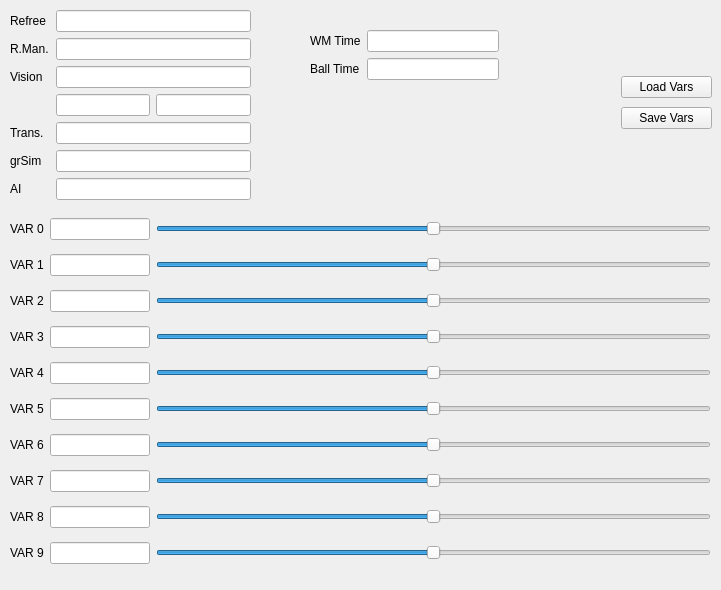
      <widget class="QWidget" name="tabStat">
       <attribute name="title">
        <string>Statistics</string>
       </attribute>
       <widget class="QWidget" name="layoutWidget">
        <property name="geometry">
         <rect>
          <x>10</x>
          <y>210</y>
          <width>701</width>
          <height>371</height>
         </rect>
        </property>
        <layout class="QVBoxLayout" name="verticalLayout_8">
         <item>
          <layout class="QHBoxLayout" name="horizontalLayout_11">
           <item>
            <widget class="QLabel" name="label_10">
             <property name="text">
              <string>VAR 0</string>
             </property>
            </widget>
           </item>
           <item>
            <widget class="QLineEdit" name="txtvar0">
             <property name="maximumSize">
              <size>
               <width>100</width>
               <height>16777215</height>
              </size>
             </property>
            </widget>
           </item>
           <item>
            <widget class="QSlider" name="spnvar0">
             <property name="minimum">
              <number>-1000</number>
             </property>
             <property name="maximum">
              <number>1000</number>
             </property>
             <property name="orientation">
              <enum>Qt::Horizontal</enum>
             </property>
            </widget>
           </item>
          </layout>
         </item>
         <item>
          <layout class="QHBoxLayout" name="horizontalLayout_2">
           <item>
            <widget class="QLabel" name="label">
             <property name="text">
              <string>VAR 1</string>
             </property>
            </widget>
           </item>
           <item>
            <widget class="QLineEdit" name="txtvar1">
             <property name="maximumSize">
              <size>
               <width>100</width>
               <height>16777215</height>
              </size>
             </property>
            </widget>
           </item>
           <item>
            <widget class="QSlider" name="spnvar1">
             <property name="minimum">
              <number>-1000</number>
             </property>
             <property name="maximum">
              <number>1000</number>
             </property>
             <property name="orientation">
              <enum>Qt::Horizontal</enum>
             </property>
            </widget>
           </item>
          </layout>
         </item>
         <item>
          <layout class="QHBoxLayout" name="horizontalLayout_3">
           <item>
            <widget class="QLabel" name="label_2">
             <property name="text">
              <string>VAR 2</string>
             </property>
            </widget>
           </item>
           <item>
            <widget class="QLineEdit" name="txtvar2">
             <property name="maximumSize">
              <size>
               <width>100</width>
               <height>16777215</height>
              </size>
             </property>
            </widget>
           </item>
           <item>
            <widget class="QSlider" name="spnvar2">
             <property name="minimum">
              <number>-1000</number>
             </property>
             <property name="maximum">
              <number>1000</number>
             </property>
             <property name="orientation">
              <enum>Qt::Horizontal</enum>
             </property>
            </widget>
           </item>
          </layout>
         </item>
         <item>
          <layout class="QHBoxLayout" name="horizontalLayout_4">
           <item>
            <widget class="QLabel" name="label_3">
             <property name="text">
              <string>VAR 3</string>
             </property>
            </widget>
           </item>
           <item>
            <widget class="QLineEdit" name="txtvar3">
             <property name="maximumSize">
              <size>
               <width>100</width>
               <height>16777215</height>
              </size>
             </property>
            </widget>
           </item>
           <item>
            <widget class="QSlider" name="spnvar3">
             <property name="minimum">
              <number>-1000</number>
             </property>
             <property name="maximum">
              <number>1000</number>
             </property>
             <property name="orientation">
              <enum>Qt::Horizontal</enum>
             </property>
            </widget>
           </item>
          </layout>
         </item>
         <item>
          <layout class="QHBoxLayout" name="horizontalLayout_5">
           <item>
            <widget class="QLabel" name="label_4">
             <property name="text">
              <string>VAR 4</string>
             </property>
            </widget>
           </item>
           <item>
            <widget class="QLineEdit" name="txtvar4">
             <property name="maximumSize">
              <size>
               <width>100</width>
               <height>16777215</height>
              </size>
             </property>
            </widget>
           </item>
           <item>
            <widget class="QSlider" name="spnvar4">
             <property name="minimum">
              <number>-1000</number>
             </property>
             <property name="maximum">
              <number>1000</number>
             </property>
             <property name="orientation">
              <enum>Qt::Horizontal</enum>
             </property>
            </widget>
           </item>
          </layout>
         </item>
         <item>
          <layout class="QHBoxLayout" name="horizontalLayout_6">
           <item>
            <widget class="QLabel" name="label_5">
             <property name="text">
              <string>VAR 5</string>
             </property>
            </widget>
           </item>
           <item>
            <widget class="QLineEdit" name="txtvar5">
             <property name="maximumSize">
              <size>
               <width>100</width>
               <height>16777215</height>
              </size>
             </property>
            </widget>
           </item>
           <item>
            <widget class="QSlider" name="spnvar5">
             <property name="minimum">
              <number>-1000</number>
             </property>
             <property name="maximum">
              <number>1000</number>
             </property>
             <property name="orientation">
              <enum>Qt::Horizontal</enum>
             </property>
            </widget>
           </item>
          </layout>
         </item>
         <item>
          <layout class="QHBoxLayout" name="horizontalLayout_7">
           <item>
            <widget class="QLabel" name="label_6">
             <property name="text">
              <string>VAR 6</string>
             </property>
            </widget>
           </item>
           <item>
            <widget class="QLineEdit" name="txtvar6">
             <property name="maximumSize">
              <size>
               <width>100</width>
               <height>16777215</height>
              </size>
             </property>
            </widget>
           </item>
           <item>
            <widget class="QSlider" name="spnvar6">
             <property name="minimum">
              <number>-1000</number>
             </property>
             <property name="maximum">
              <number>1000</number>
             </property>
             <property name="orientation">
              <enum>Qt::Horizontal</enum>
             </property>
            </widget>
           </item>
          </layout>
         </item>
         <item>
          <layout class="QHBoxLayout" name="horizontalLayout_8">
           <item>
            <widget class="QLabel" name="label_7">
             <property name="text">
              <string>VAR 7</string>
             </property>
            </widget>
           </item>
           <item>
            <widget class="QLineEdit" name="txtvar7">
             <property name="maximumSize">
              <size>
               <width>100</width>
               <height>16777215</height>
              </size>
             </property>
            </widget>
           </item>
           <item>
            <widget class="QSlider" name="spnvar7">
             <property name="minimum">
              <number>-1000</number>
             </property>
             <property name="maximum">
              <number>1000</number>
             </property>
             <property name="orientation">
              <enum>Qt::Horizontal</enum>
             </property>
            </widget>
           </item>
          </layout>
         </item>
         <item>
          <layout class="QHBoxLayout" name="horizontalLayout_9">
           <item>
            <widget class="QLabel" name="label_8">
             <property name="text">
              <string>VAR 8</string>
             </property>
            </widget>
           </item>
           <item>
            <widget class="QLineEdit" name="txtvar8">
             <property name="maximumSize">
              <size>
               <width>100</width>
               <height>16777215</height>
              </size>
             </property>
            </widget>
           </item>
           <item>
            <widget class="QSlider" name="spnvar8">
             <property name="minimum">
              <number>-1000</number>
             </property>
             <property name="maximum">
              <number>1000</number>
             </property>
             <property name="orientation">
              <enum>Qt::Horizontal</enum>
             </property>
            </widget>
           </item>
          </layout>
         </item>
         <item>
          <layout class="QHBoxLayout" name="horizontalLayout_10">
           <item>
            <widget class="QLabel" name="label_9">
             <property name="text">
              <string>VAR 9</string>
             </property>
            </widget>
           </item>
           <item>
            <widget class="QLineEdit" name="txtvar9">
             <property name="maximumSize">
              <size>
               <width>100</width>
               <height>16777215</height>
              </size>
             </property>
            </widget>
           </item>
           <item>
            <widget class="QSlider" name="spnvar9">
             <property name="minimum">
              <number>-1000</number>
             </property>
             <property name="maximum">
              <number>1000</number>
             </property>
             <property name="orientation">
              <enum>Qt::Horizontal</enum>
             </property>
            </widget>
           </item>
          </layout>
         </item>
        </layout>
       </widget>
       <widget class="QWidget" name="layoutWidget">
        <property name="geometry">
         <rect>
          <x>310</x>
          <y>30</y>
          <width>189</width>
          <height>54</height>
         </rect>
        </property>
        <layout class="QFormLayout" name="formLayout_2">
         <item row="0" column="0">
          <widget class="QLabel" name="label_14">
           <property name="text">
            <string>WM Time</string>
           </property>
          </widget>
         </item>
         <item row="0" column="1">
          <widget class="QLineEdit" name="txtTime"/>
         </item>
         <item row="1" column="0">
          <widget class="QLabel" name="label_15">
           <property name="text">
            <string>Ball Time</string>
           </property>
          </widget>
         </item>
         <item row="1" column="1">
          <widget class="QLineEdit" name="txtTimeBall"/>
         </item>
        </layout>
       </widget>
       <widget class="QWidget" name="layoutWidget">
        <property name="geometry">
         <rect>
          <x>621</x>
          <y>73</y>
          <width>91</width>
          <height>61</height>
         </rect>
        </property>
        <layout class="QVBoxLayout" name="verticalLayout_9">
         <item>
          <widget class="QPushButton" name="btnLoadVars">
           <property name="text">
            <string>Load Vars</string>
           </property>
          </widget>
         </item>
         <item>
          <widget class="QPushButton" name="btnSaveVars">
           <property name="text">
            <string>Save Vars</string>
           </property>
          </widget>
         </item>
        </layout>
       </widget>
       <widget class="QWidget" name="layoutWidget">
        <property name="geometry">
         <rect>
          <x>10</x>
          <y>10</y>
          <width>241</width>
          <height>201</height>
         </rect>
        </property>
        <layout class="QFormLayout" name="formLayout">
         <item row="0" column="0">
          <widget class="QLabel" name="label_11">
           <property name="text">
            <string>Refree</string>
           </property>
          </widget>
         </item>
         <item row="0" column="1">
          <widget class="QLineEdit" name="txtRefreeSpeed"/>
         </item>
         <item row="1" column="0">
          <widget class="QLabel" name="label_29">
           <property name="text">
            <string>R.Man.</string>
           </property>
          </widget>
         </item>
         <item row="1" column="1">
          <widget class="QLineEdit" name="txtRefreeSpeed_2"/>
         </item>
         <item row="2" column="0">
          <widget class="QLabel" name="label_12">
           <property name="text">
            <string>Vision</string>
           </property>
          </widget>
         </item>
         <item row="2" column="1">
          <widget class="QLineEdit" name="txtVisionSpeed"/>
         </item>
         <item row="3" column="0">
          <spacer name="horizontalSpacer">
           <property name="orientation">
            <enum>Qt::Horizontal</enum>
           </property>
           <property name="sizeHint" stdset="0">
            <size>
             <width>40</width>
             <height>20</height>
            </size>
           </property>
          </spacer>
         </item>
         <item row="3" column="1">
          <layout class="QHBoxLayout" name="horizontalLayout_12">
           <item>
            <widget class="QLineEdit" name="txtVisionSpeed_0"/>
           </item>
           <item>
            <widget class="QLineEdit" name="txtVisionSpeed_1"/>
           </item>
          </layout>
         </item>
         <item row="4" column="0">
          <widget class="QLabel" name="label_30">
           <property name="text">
            <string>Trans.</string>
           </property>
          </widget>
         </item>
         <item row="4" column="1">
          <widget class="QLineEdit" name="txtTrans"/>
         </item>
         <item row="5" column="0">
          <widget class="QLabel" name="label_31">
           <property name="text">
            <string>grSim</string>
           </property>
          </widget>
         </item>
         <item row="5" column="1">
          <widget class="QLineEdit" name="txtgrSim"/>
         </item>
         <item row="6" column="0">
          <widget class="QLabel" name="label_61">
           <property name="text">
            <string>AI</string>
           </property>
          </widget>
         </item>
         <item row="6" column="1">
          <widget class="QLineEdit" name="txtAIfps"/>
         </item>
        </layout>
       </widget>
      </widget>
